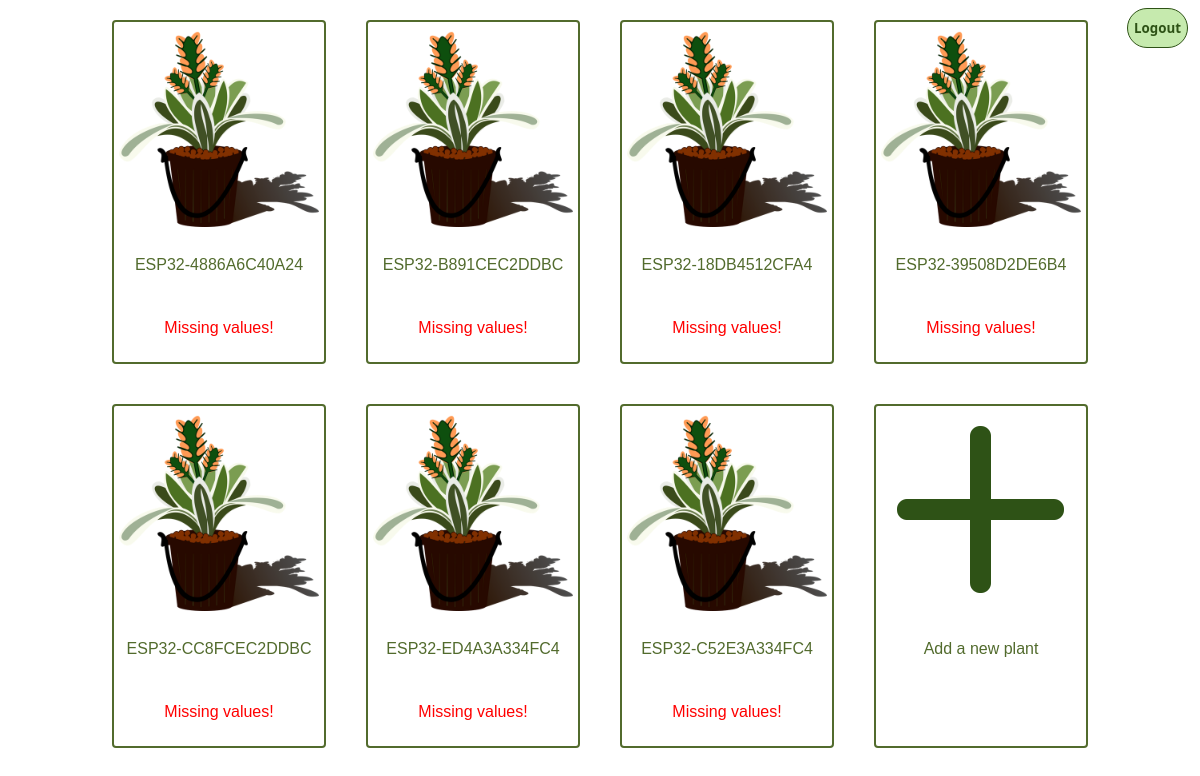
The app's page / (signed in), older data.
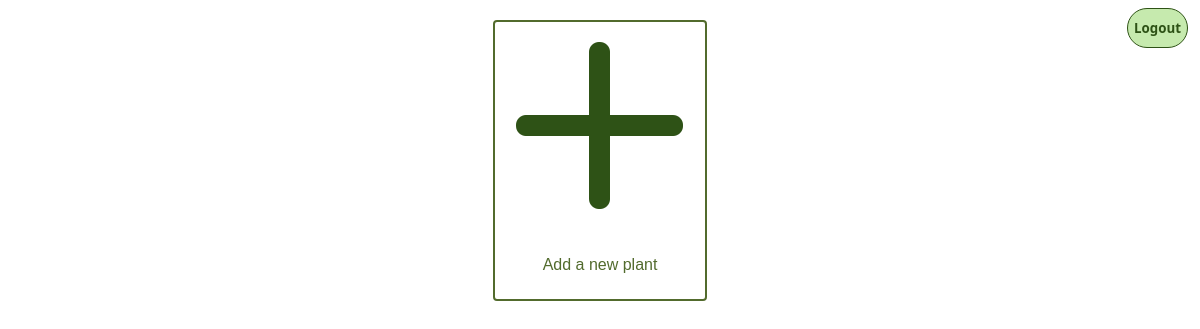
The same page, newer data.
### polls/models.py (models this page shows)
class Plants(models.Model):
  user = models.ForeignKey(custom_user,on_delete=models.CASCADE)
  nickname = models.CharField(max_length=20, blank=True)
  deviceid = models.CharField(max_length=20)
  plant_pic = models.ImageField(upload_to='images', blank=True)

### polls/views.py (the view)
# urls.py: path('', frontpage, name='frontpage'),
def frontpage(request):
    if request.user.is_authenticated:
        return myplants(request)
    else:
        return render(request, 'frontpage.html')

### polls/views.py (called while the page is built)
def myplants(request):
    if request.user.is_authenticated:
        plants = Plants.objects.filter(user=request.user.id)
        time_threshold = datetime.now() - timedelta(hours=4)
        plantswithdata = []
        for plant in plants:
            if PlantData.objects.filter(DeviceId=plant.deviceid).exists():
                plantswithdata.append([plant, PlantData.objects.filter(DeviceId=plant.deviceid).latest('ServerTime').ServerTime.replace(tzinfo=None) > time_threshold.replace(tzinfo=None)])
            else:
                plantswithdata.append([plant, bool(False)])
        return render(request, 'myplants.html', {'plants': plantswithdata})
    else:
        return redirect('/')

### polls/templates/myplants.html (shortened to what this page needs)
<!DOCTYPE html>
{% load static %}
<link rel="stylesheet" type="text/css" href="{% static 'css/myplants.css' %}">
<html lang="en">
	<body>
		<div class="logout">
			<a href="#" onClick="document.getElementById('logoutform').submit()"><button class="button" type="button">Logout</button></a>
		</div>
		<div class="container">
			{% for plant in plants %}
			<div class="plantdiv">
				<div class="imagecontainer">
					{% if plant.0.plant_pic %}
						<a href="/myplants/{{ plant.0.id }}"><img src="{{ plant.0.plant_pic.url }}" class="img"/></a>
					{% else %}
						<a href="/myplants/{{ plant.0.id }}"><img src="/static/images/plant.png" class="img"/></a>
					{% endif %}
				</div>
				{% if plant.0.nickname %}
				<a href="/myplants/{{ plant.0.id }}" class="link">{{ plant.0.nickname }}</a>
					{% if not plant.1 %}
						<a href="/myplants/{{ plant.0.id }}" class="valuelink">Missing values!</a>
					{% endif %}
				{% else %}
				<a href="/myplants/{{ plant.0.id }}" class="link">{{ plant.0.deviceid }}</a>
					{% if not plant.1 %}
						<a href="/myplants/{{ plant.0.id }}" class="valuelink">Missing values!</a>
					{% endif %}
				{% endif %}
			</div>
			{% endfor %}
			<div class="plantdiv">
				<div class="imagecontainer">
					<a href="/addplant/"><img src="/static/images/plus.png" class="img"/></a>
				</div>
				<a href="/addplant/" class="link">Add a new plant</a>
			</div>
		</div>
	</body>
</html>

Row changes from the older to the newer data that the page shows:
removed Plants: nickname "ESP32-4886A6C40A24"
removed Plants: nickname "ESP32-B891CEC2DDBC"
removed Plants: nickname "ESP32-18DB4512CFA4"
removed Plants: nickname "ESP32-39508D2DE6B4"
removed Plants: nickname "ESP32-CC8FCEC2DDBC"
removed Plants: nickname "ESP32-ED4A3A334FC4"
removed Plants: nickname "ESP32-C52E3A334FC4"
